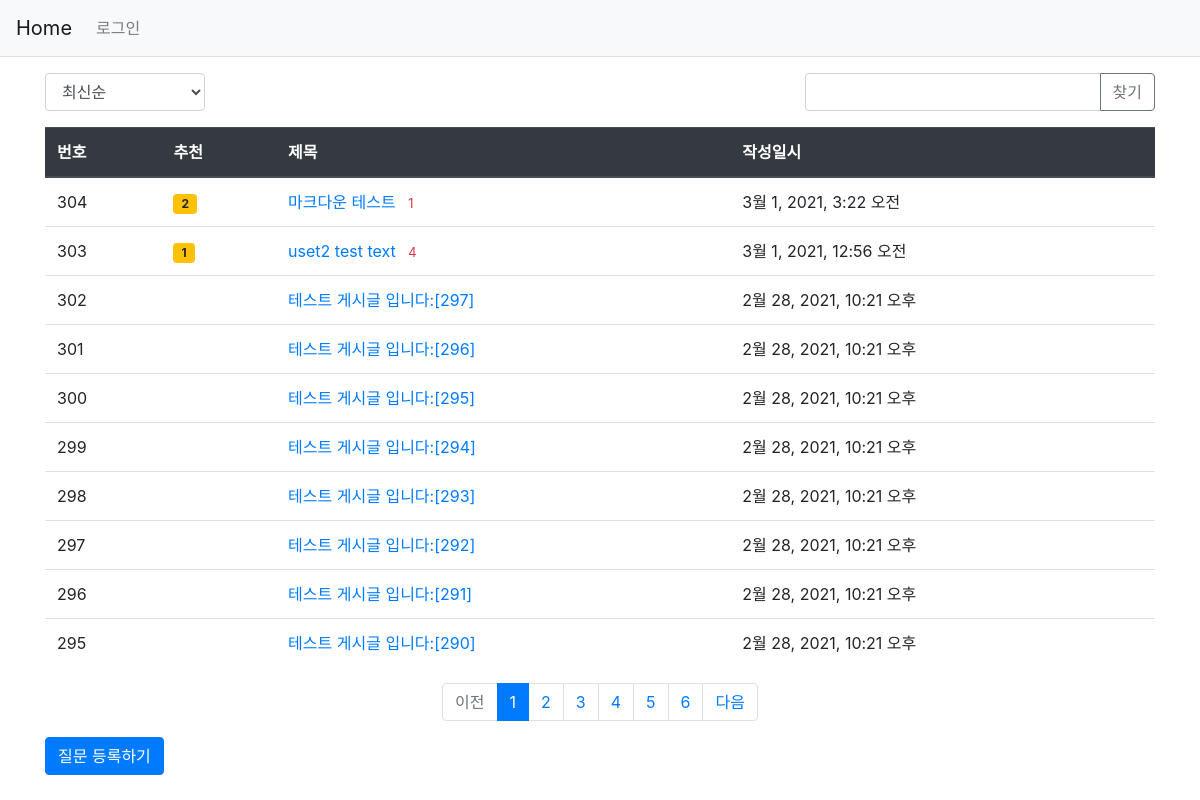
The page / on the database its author committed.
### blog/models.py (models this page shows, shortened)
class Question(models.Model):
    author = models.ForeignKey(User, on_delete=models.CASCADE, related_name='author_question')
    subject = models.CharField(max_length=200)
    content = models.TextField()
    create_date = models.DateTimeField()
    modify_date = models.DateTimeField(null=True, blank=True)
    voter = models.ManyToManyField(User, related_name='voter_question')

### blog/views/base_views.py (the view, shortened to what this page needs)
# urls.py: path('', base_views.index, name='index'),
def index(request):
    page = request.GET.get('page', '1')  # 페이지
    kw = request.GET.get('kw', '')  # 검색어
    so = request.GET.get('so', 'recent')  # 정렬기준
    if so == 'recommend':
        question_list = Question.objects.annotate(num_voter=Count('voter')).order_by('-num_voter', '-create_date')
    elif so == 'popular':
        question_list = Question.objects.annotate(num_answer=Count('answer')).order_by('-num_answer', '-create_date')
    else:  # recent
        question_list = Question.objects.order_by('-create_date')
    question_list = Question.objects.order_by('-create_date')
    paginator = Paginator(question_list, 10) #한페이지당 10개씩
    page_obj = paginator.get_page(page)
    context = {'question_list': page_obj, 'page': page, 'kw': kw, 'so': so}
    return render(request, 'blog/question_list.html', context)

### blog/templatetags/blog_filter.py (called while the page is built)
@register.filter
def sub(value, arg):
    return value - arg

### blog/templates/blog/question_list.html (shortened to what this page needs)
{% extends 'base.html' %}
{% load blog_filter %}
{% block content %}
<div class="container my-3">
    <div class="row justify-content-between my-3">
        <div class="col-2">
            <select class="form-control so">
                <option value="recent" {% if so == 'recent' %}selected{% endif %}>최신순</option>
            </select>
        </div>
        <div class="col-4 input-group">
            <input type="text" class="form-control kw" value="{{ kw|default_if_none:'' }}">
            <div class="input-group-append">
                <button class="btn btn-outline-secondary" type="button" id="btn_search">찾기</button>
            </div>
        </div>
    </div>
    <table class="table">
        <thead>
        <tr class="thead-dark">
            <th>번호</th>
            <th>추천</th>
            <th>제목</th>
            <th>작성일시</th>
        </tr>
        </thead>
        <tbody>
        {% if question_list %}
        {% for question in question_list %}
        <tr>
            <td>
                {{ question_list.paginator.count|sub:question_list.start_index|sub:forloop.counter0|add:1 }}
            </td>
            <td>
                {% if question.voter.all.count > 0 %}
                <span class="badge badge-warning px-2 py-1">{{ question.voter.all.count }}</span>
                {% endif %}
            </td>
            <td>
                <a href="{% url 'blog:detail' question.id %}">{{ question.subject }}</a>
                {% if question.answer_set.count > 0 %}
                    <span class="text-danger small ml-2">{{ question.answer_set.count }}</span>
                {% endif %}
            </td>
            <td>{{ question.create_date }}</td>
        </tr>
        {% endfor %}
        {% else %}
        <tr>
            <td colspan="3">질문이 없습니다.</td>
        </tr>
        {% endif %}
        </tbody>
    </table>
    <ul class="pagination justify-content-center">
        {% if question_list.has_previous %}
        <li class="page-item">
            <a class="page-link" data-page="{{ question_list.previous_page_number }}" href="#">이전</a>
        </li>
        {% else %}
        <li class="page-item disabled">
            <a class="page-link" tabindex="-1" aria-disabled="true" href="#">이전</a>
        </li>
        {% endif %}
        {% for page_number in question_list.paginator.page_range %}
        {% if page_number >= question_list.number|add:-5 and page_number <= question_list.number|add:5 %}
            {% if page_number == question_list.number %}
            <li class="page-item active" aria-current="page">
                <a class="page-link" data-page="{{ page_number }}" href="#">{{ page_number }}</a>
            </li>
            {% else %}
            <li class="page-item">
                <a class="page-link" data-page="{{ page_number }}" href="#">{{ page_number }}</a>
            </li>
            {% endif %}
        {% endif %}
        {% endfor %}
        {% if question_list.has_next %}
        <li class="page-item">
            <a class="page-link" data-page="{{ question_list.next_page_number }}" href="#">다음</a>
        </li>
        {% else %}
        <li class="page-item disabled">
            <a class="page-link" tabindex="-1" aria-disabled="true" href="#">다음</a>
        </li>
        {% endif %}
    </ul>
    <a href="{% url 'blog:question_create' %}" class="btn btn-primary">질문 등록하기</a>
</div>
{% endblock %}

### blog/templates/base.html (shortened to what this page needs)
{% load static %}
<!doctype html>
<html lang="ko">
<head>
    <link rel="stylesheet" type="text/css" href="{% static 'bootstrap.min.css' %}">
    <link rel="stylesheet" type="text/css" href="{% static 'style.css' %}">
</head>
<body>
{% include "navbar.html" %}
{% block content %}
{% endblock %}
</body>
</html>

### blog/templates/navbar.html (shortened to what this page needs)
<nav class="navbar navbar-expand-lg navbar-light bg-light border-bottom">
    <a class="navbar-brand" href="{% url 'blog:index' %}">Home</a>
    <div class="collapse navbar-collapse flex-grow-0" id="navbarNav">
        <ul class="navbar-nav">
            <li class="nav-item ">
                {% if user.is_authenticated %}
                    <a class="nav-link" href="{% url 'loginout:logout' %}">{{ user.username }} (로그아웃)</a>
                {% else %}
                    <a class="nav-link" href="{% url 'loginout:login' %}">로그인</a>
                {% endif %}
            </li>
        </ul>
    </div>
</nav>

### rows shown on the page
Question: paginator.count|sub "304", voter.all.count "2", subject "마크다운 테스트", answer_set.count "1", create_date "3월 1, 2021, 3:22 오전"
Question: paginator.count|sub "303", voter.all.count "1", subject "uset2 test text", answer_set.count "4", create_date "3월 1, 2021, 12:56 오전"
Question: paginator.count|sub "302", subject "테스트 게시글 입니다:[297]", create_date "2월 28, 2021, 10:21 오후"
Question: paginator.count|sub "301", subject "테스트 게시글 입니다:[296]", create_date "2월 28, 2021, 10:21 오후"
Question: paginator.count|sub "300", subject "테스트 게시글 입니다:[295]", create_date "2월 28, 2021, 10:21 오후"
Question: paginator.count|sub "299", subject "테스트 게시글 입니다:[294]", create_date "2월 28, 2021, 10:21 오후"
Question: paginator.count|sub "298", subject "테스트 게시글 입니다:[293]", create_date "2월 28, 2021, 10:21 오후"
Question: paginator.count|sub "297", subject "테스트 게시글 입니다:[292]", create_date "2월 28, 2021, 10:21 오후"
Question: paginator.count|sub "296", subject "테스트 게시글 입니다:[291]", create_date "2월 28, 2021, 10:21 오후"
Question: paginator.count|sub "295", subject "테스트 게시글 입니다:[290]", create_date "2월 28, 2021, 10:21 오후"

### other values the page prints
{{ page_number }} "1"
{{ page_number }} "2" "3" "4" "5" "6"
